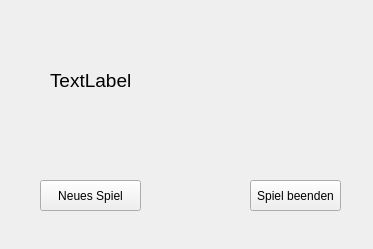
<?xml version="1.0" encoding="UTF-8"?>
<ui version="4.0">
 <class>EndeGui</class>
 <widget class="QWidget" name="EndeGui">
  <property name="geometry">
   <rect>
    <x>0</x>
    <y>0</y>
    <width>373</width>
    <height>249</height>
   </rect>
  </property>
  <property name="windowTitle">
   <string>Form</string>
  </property>
  <property name="windowIcon">
   <iconset>
    <selectedon>:/new/prefix2/cave.png</selectedon>
   </iconset>
  </property>
  <widget class="QPushButton" name="pushButton_neuesSpiel">
   <property name="geometry">
    <rect>
     <x>40</x>
     <y>180</y>
     <width>101</width>
     <height>31</height>
    </rect>
   </property>
   <property name="text">
    <string>Neues Spiel</string>
   </property>
  </widget>
  <widget class="QPushButton" name="pushButton_spielEnde">
   <property name="geometry">
    <rect>
     <x>250</x>
     <y>180</y>
     <width>91</width>
     <height>31</height>
    </rect>
   </property>
   <property name="text">
    <string>Spiel beenden</string>
   </property>
  </widget>
  <widget class="QLabel" name="label_ergebnis">
   <property name="geometry">
    <rect>
     <x>50</x>
     <y>40</y>
     <width>281</width>
     <height>81</height>
    </rect>
   </property>
   <property name="font">
    <font>
     <pointsize>14</pointsize>
    </font>
   </property>
   <property name="text">
    <string>TextLabel</string>
   </property>
  </widget>
 </widget>
 <resources/>
 <connections/>
</ui>
